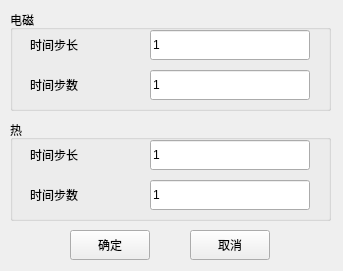
<?xml version="1.0" encoding="UTF-8"?>
<ui version="4.0">
 <class>frmTime</class>
 <widget class="QMainWindow" name="frmTime">
  <property name="geometry">
   <rect>
    <x>0</x>
    <y>0</y>
    <width>343</width>
    <height>271</height>
   </rect>
  </property>
  <property name="font">
   <font>
    <pointsize>9</pointsize>
   </font>
  </property>
  <property name="windowTitle">
   <string>时间设置</string>
  </property>
  <widget class="QWidget" name="centralwidget">
   <widget class="QPushButton" name="btnOK">
    <property name="geometry">
     <rect>
      <x>70</x>
      <y>230</y>
      <width>80</width>
      <height>30</height>
     </rect>
    </property>
    <property name="text">
     <string>确定</string>
    </property>
   </widget>
   <widget class="QPushButton" name="btnCancel">
    <property name="geometry">
     <rect>
      <x>190</x>
      <y>230</y>
      <width>80</width>
      <height>30</height>
     </rect>
    </property>
    <property name="text">
     <string>取消</string>
    </property>
   </widget>
   <widget class="QGroupBox" name="groupBox">
    <property name="geometry">
     <rect>
      <x>10</x>
      <y>10</y>
      <width>321</width>
      <height>101</height>
     </rect>
    </property>
    <property name="title">
     <string>电磁</string>
    </property>
    <widget class="QLabel" name="label_4">
     <property name="geometry">
      <rect>
       <x>20</x>
       <y>20</y>
       <width>111</width>
       <height>30</height>
      </rect>
     </property>
     <property name="text">
      <string>时间步长</string>
     </property>
    </widget>
    <widget class="QLineEdit" name="txtTimeStep">
     <property name="geometry">
      <rect>
       <x>140</x>
       <y>20</y>
       <width>160</width>
       <height>30</height>
      </rect>
     </property>
     <property name="text">
      <string>1</string>
     </property>
    </widget>
    <widget class="QLabel" name="label_5">
     <property name="geometry">
      <rect>
       <x>20</x>
       <y>60</y>
       <width>111</width>
       <height>30</height>
      </rect>
     </property>
     <property name="text">
      <string>时间步数</string>
     </property>
    </widget>
    <widget class="QLineEdit" name="txtTimeStepNum">
     <property name="geometry">
      <rect>
       <x>140</x>
       <y>60</y>
       <width>160</width>
       <height>30</height>
      </rect>
     </property>
     <property name="text">
      <string>1</string>
     </property>
    </widget>
   </widget>
   <widget class="QGroupBox" name="groupBox_2">
    <property name="geometry">
     <rect>
      <x>10</x>
      <y>120</y>
      <width>321</width>
      <height>101</height>
     </rect>
    </property>
    <property name="title">
     <string>热</string>
    </property>
    <widget class="QLabel" name="label_8">
     <property name="geometry">
      <rect>
       <x>20</x>
       <y>20</y>
       <width>111</width>
       <height>30</height>
      </rect>
     </property>
     <property name="text">
      <string>时间步长</string>
     </property>
    </widget>
    <widget class="QLineEdit" name="txtTimeStep_heat">
     <property name="geometry">
      <rect>
       <x>140</x>
       <y>20</y>
       <width>160</width>
       <height>30</height>
      </rect>
     </property>
     <property name="text">
      <string>1</string>
     </property>
    </widget>
    <widget class="QLabel" name="label_9">
     <property name="geometry">
      <rect>
       <x>20</x>
       <y>60</y>
       <width>111</width>
       <height>30</height>
      </rect>
     </property>
     <property name="text">
      <string>时间步数</string>
     </property>
    </widget>
    <widget class="QLineEdit" name="txtTimeStepNum_heat">
     <property name="geometry">
      <rect>
       <x>140</x>
       <y>60</y>
       <width>160</width>
       <height>30</height>
      </rect>
     </property>
     <property name="text">
      <string>1</string>
     </property>
    </widget>
   </widget>
  </widget>
 </widget>
 <tabstops>
  <tabstop>txtTimeStep</tabstop>
  <tabstop>txtTimeStepNum</tabstop>
  <tabstop>btnOK</tabstop>
  <tabstop>btnCancel</tabstop>
 </tabstops>
 <resources/>
 <connections/>
</ui>
